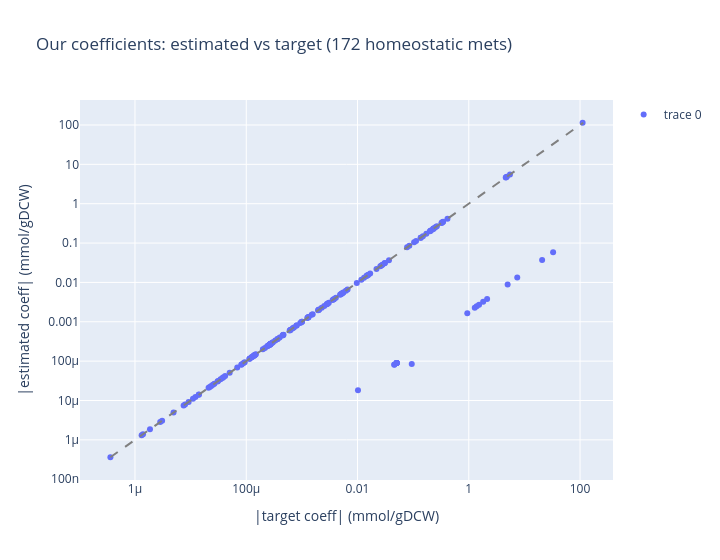
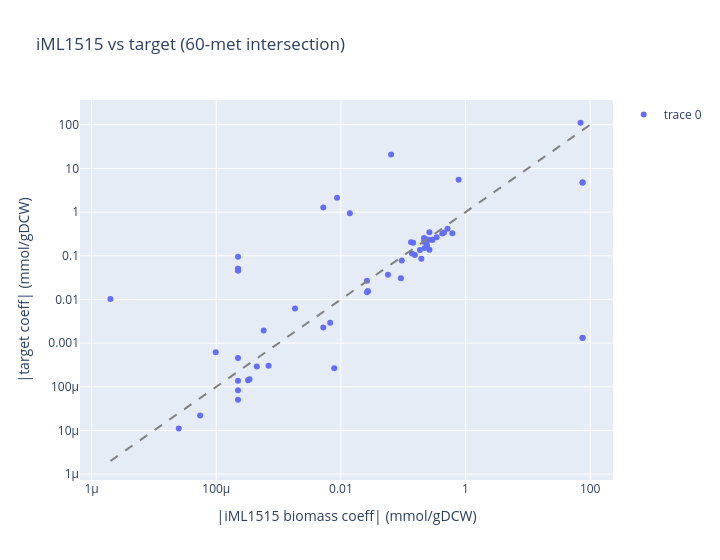
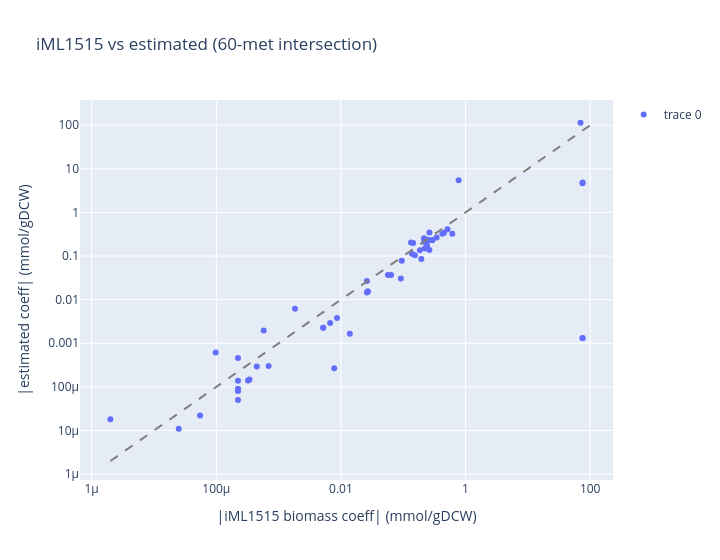

Notebook cell for these charts, in order:
### Code cell
def coeff_scatter(x, y, x_label, y_label, title, width=720, height=560):
    """Log-log abs-valued scatter of two coefficient series sharing an index."""
    df = pd.DataFrame({'x': x.abs(), 'y': y.abs()}).dropna()
    df = df[(df['x'] > 0) & (df['y'] > 0)]
    lo = min(df['x'].min(), df['y'].min())
    hi = max(df['x'].max(), df['y'].max())
    fig = Figure([
        Scatter(
            x=df['x'], y=df['y'], mode='markers',
            text=df.index.astype(str),
            hovertemplate='%{text}<br>x: %{x:.3g}<br>y: %{y:.3g}<extra></extra>',
        ),
        Scatter(
            x=[lo, hi], y=[lo, hi], mode='lines',
            line=dict(dash='dash', color='gray'), showlegend=False,
        ),
    ])
    fig.update_xaxes(type='log', title=x_label)
    fig.update_yaxes(type='log', title=y_label)
    fig.update_layout(title=title, width=width, height=height)
    return fig, df


# Convert our coefficients to iML1515 units once
target_iml    = counts_per_s_to_iml1515_coeff(target_counts,    metabolism)
estimated_iml = counts_per_s_to_iml1515_coeff(estimated_counts, metabolism)

# 1) Estimated vs target — full homeostatic set, our internal consistency
fig1, _ = coeff_scatter(
    target_iml, estimated_iml,
    '|target coeff| (mmol/gDCW)',
    '|estimated coeff| (mmol/gDCW)',
    f'Our coefficients: estimated vs target ({len(target_iml)} homeostatic mets)',
)

# 2 & 3) vs iML1515 — 60-met intersection from the cached mapping
df_map = (
    mapping[['effective_homeostatic_id', 'coefficient']]
    .drop_duplicates(subset='effective_homeostatic_id')
    .dropna()
    .set_index('effective_homeostatic_id')
)
iml_series = df_map['coefficient'].abs()

fig2, _ = coeff_scatter(
    iml_series, target_iml.reindex(iml_series.index),
    '|iML1515 biomass coeff| (mmol/gDCW)',
    '|target coeff| (mmol/gDCW)',
    f'iML1515 vs target ({len(iml_series)}-met intersection)',
)
fig3, _ = coeff_scatter(
    iml_series, estimated_iml.reindex(iml_series.index),
    '|iML1515 biomass coeff| (mmol/gDCW)',
    '|estimated coeff| (mmol/gDCW)',
    f'iML1515 vs estimated ({len(iml_series)}-met intersection)',
)

fig1.show()
fig2.show()
fig3.show()

### Figure 1 — Plotly figure (JSON) as saved in the notebook; plotly's stock layout.template omitted (floating-point values rounded to 4 significant figures; data arrays with more than 128 entries replaced by an {"elided": "..."} marker saying what was removed)
{"data": [{"hovertemplate": "%{text}<br>x: %{x:.3g}<br>y: %{y:.3g}<extra></extra>", "mode": "markers", "text": {"elided": "172 str values"}, "type": "scatter", "x": {"elided": "172 float values"}, "y": {"elided": "172 float values"}}, {"line": {"color": "gray", "dash": "dash"}, "mode": "lines", "showlegend": false, "type": "scatter", "x": [3.615e-07, 113.9], "y": [3.615e-07, 113.9]}], "layout": {"height": 560, "title": {"text": "Our coefficients: estimated vs target (172 homeostatic mets)"}, "width": 720, "xaxis": {"title": {"text": "|target coeff| (mmol/gDCW)"}, "type": "log"}, "yaxis": {"title": {"text": "|estimated coeff| (mmol/gDCW)"}, "type": "log"}}}

### Figure 2 — Plotly figure (JSON) as saved in the notebook; plotly's stock layout.template omitted (floating-point values rounded to 4 significant figures)
{"data": [{"hovertemplate": "%{text}<br>x: %{x:.3g}<br>y: %{y:.3g}<extra></extra>", "mode": "markers", "text": ["ATP[c]", "WATER[c]", "GLY[c]", "L-ALPHA-ALANINE[c]", "LEU[c]", "VAL[c]", "LYS[c]", "ARG[c]", "ILE[c]", "GLT[c]", "GLN[c]", "THR[c]", "ASN[c]", "L-ASPARTATE[c]", "PRO[c]", "SER[c]", "GTP[c]", "K+[c]", "PHE[c]", "MET[c]", "UTP[c]", "TYR[c]", "CTP[c]", "HIS[c]", "CYS[c]", "CPD-12819[c]", "TRP[c]", "DCTP[c]", "DGTP[c]", "TTP[c]", "DATP[c]", "CPD-12261[p]", "MG+2[c]", "FE+3[p]", "FE+2[c]", "CL-[c]", "CA+2[c]", "NAD[c]", "MN+2[c]", "CO-A[c]", "NADP[c]", "ZN+2[c]", "NI+2[c]", "THIAMINE-PYROPHOSPHATE[c]", "THF[c]", "S-ADENOSYLMETHIONINE[c]", "RIBOFLAVIN[c]", "PYRIDOXAL_PHOSPHATE[c]", "SIROHEME[c]", "PROTOHEME[c]", "FAD[c]", "METHYLENE-THF[c]", "SUC-COA[c]", "UNDECAPRENYL-DIPHOSPHATE[c]", "CO+2[c]", "BIOTIN[c]", "PPI[c]", "Pi[c]", "ADP[c]", "PROTON[c]"], "type": "scatter", "x": [75.55, 70.03, 0.6126, 0.5137, 0.4505, 0.4232, 0.3432, 0.2958, 0.2905, 0.2632, 0.2632, 0.2537, 0.2411, 0.2411, 0.2211, 0.2158, 0.2151, 0.1952, 0.1853, 0.1537, 0.1441, 0.1379, 0.1335, 0.09474, 0.09158, 0.06381, 0.05684, 0.02702, 0.02702, 0.02617, 0.02617, 0.01389, 0.008675, 0.007808, 0.006715, 0.005205, 0.005205, 0.001831, 0.000691, 0.000576, 0.000447, 0.000341, 0.000323, 0.000223, 0.000223, 0.000223, 0.000223, 0.000223, 0.000223, 0.000223, 0.000223, 0.000223, 9.8e-05, 5.5e-05, 2.5e-05, 2e-06, 0.7739, 75.37, 75.38, 75.38], "y": [4.831, 111.1, 0.3263, 0.414, 0.3406, 0.3238, 0.2668, 0.2324, 0.2315, 0.3456, 0.1373, 0.2293, 0.1726, 0.2362, 0.1498, 0.2095, 0.2548, 0.08525, 0.1364, 0.1041, 0.1997, 0.1128, 0.2051, 0.07774, 0.03057, 20.82, 0.03677, 0.01543, 0.01538, 0.02686, 0.01467, 0.9403, 2.135, 0.0002661, 0.002933, 1.281, 0.002273, 0.006184, 0.0003021, 0.001953, 0.0002928, 0.0001488, 0.0001409, 0.04601, 8.328e-05, 0.0001378, 5.036e-05, 0.04579, 0.05054, 0.05054, 0.0004581, 0.09438, 0.0006171, 2.213e-05, 1.103e-05, 0.0102, 5.499, 0.001323, 0.001304, 4.696]}, {"line": {"color": "gray", "dash": "dash"}, "mode": "lines", "showlegend": false, "type": "scatter", "x": [2e-06, 111.1], "y": [2e-06, 111.1]}], "layout": {"height": 560, "title": {"text": "iML1515 vs target (60-met intersection)"}, "width": 720, "xaxis": {"title": {"text": "|iML1515 biomass coeff| (mmol/gDCW)"}, "type": "log"}, "yaxis": {"title": {"text": "|target coeff| (mmol/gDCW)"}, "type": "log"}}}

### Figure 3 — Plotly figure (JSON) as saved in the notebook; plotly's stock layout.template omitted (floating-point values rounded to 4 significant figures)
{"data": [{"hovertemplate": "%{text}<br>x: %{x:.3g}<br>y: %{y:.3g}<extra></extra>", "mode": "markers", "text": ["ATP[c]", "WATER[c]", "GLY[c]", "L-ALPHA-ALANINE[c]", "LEU[c]", "VAL[c]", "LYS[c]", "ARG[c]", "ILE[c]", "GLT[c]", "GLN[c]", "THR[c]", "ASN[c]", "L-ASPARTATE[c]", "PRO[c]", "SER[c]", "GTP[c]", "K+[c]", "PHE[c]", "MET[c]", "UTP[c]", "TYR[c]", "CTP[c]", "HIS[c]", "CYS[c]", "CPD-12819[c]", "TRP[c]", "DCTP[c]", "DGTP[c]", "TTP[c]", "DATP[c]", "CPD-12261[p]", "MG+2[c]", "FE+3[p]", "FE+2[c]", "CL-[c]", "CA+2[c]", "NAD[c]", "MN+2[c]", "CO-A[c]", "NADP[c]", "ZN+2[c]", "NI+2[c]", "THIAMINE-PYROPHOSPHATE[c]", "THF[c]", "S-ADENOSYLMETHIONINE[c]", "RIBOFLAVIN[c]", "PYRIDOXAL_PHOSPHATE[c]", "SIROHEME[c]", "PROTOHEME[c]", "FAD[c]", "METHYLENE-THF[c]", "SUC-COA[c]", "UNDECAPRENYL-DIPHOSPHATE[c]", "CO+2[c]", "BIOTIN[c]", "PPI[c]", "Pi[c]", "ADP[c]", "PROTON[c]"], "type": "scatter", "x": [75.55, 70.03, 0.6126, 0.5137, 0.4505, 0.4232, 0.3432, 0.2958, 0.2905, 0.2632, 0.2632, 0.2537, 0.2411, 0.2411, 0.2211, 0.2158, 0.2151, 0.1952, 0.1853, 0.1537, 0.1441, 0.1379, 0.1335, 0.09474, 0.09158, 0.06381, 0.05684, 0.02702, 0.02702, 0.02617, 0.02617, 0.01389, 0.008675, 0.007808, 0.006715, 0.005205, 0.005205, 0.001831, 0.000691, 0.000576, 0.000447, 0.000341, 0.000323, 0.000223, 0.000223, 0.000223, 0.000223, 0.000223, 0.000223, 0.000223, 0.000223, 0.000223, 9.8e-05, 5.5e-05, 2.5e-05, 2e-06, 0.7739, 75.37, 75.38, 75.38], "y": [4.831, 113.9, 0.3263, 0.414, 0.3406, 0.3238, 0.2668, 0.2324, 0.2315, 0.3456, 0.1373, 0.2293, 0.1726, 0.2362, 0.1498, 0.2095, 0.2548, 0.08525, 0.1364, 0.1041, 0.1997, 0.1128, 0.2051, 0.07774, 0.03057, 0.03695, 0.03677, 0.01543, 0.01538, 0.02686, 0.01467, 0.001657, 0.003789, 0.0002661, 0.002933, 0.002273, 0.002273, 0.006184, 0.0003021, 0.001953, 0.0002928, 0.0001488, 0.0001409, 8.168e-05, 8.328e-05, 0.0001378, 5.036e-05, 8.127e-05, 8.971e-05, 8.974e-05, 0.0004582, 8.408e-05, 0.0006171, 2.213e-05, 1.103e-05, 1.81e-05, 5.499, 0.001323, 0.001304, 4.696]}, {"line": {"color": "gray", "dash": "dash"}, "mode": "lines", "showlegend": false, "type": "scatter", "x": [2e-06, 113.9], "y": [2e-06, 113.9]}], "layout": {"height": 560, "title": {"text": "iML1515 vs estimated (60-met intersection)"}, "width": 720, "xaxis": {"title": {"text": "|iML1515 biomass coeff| (mmol/gDCW)"}, "type": "log"}, "yaxis": {"title": {"text": "|estimated coeff| (mmol/gDCW)"}, "type": "log"}}}
